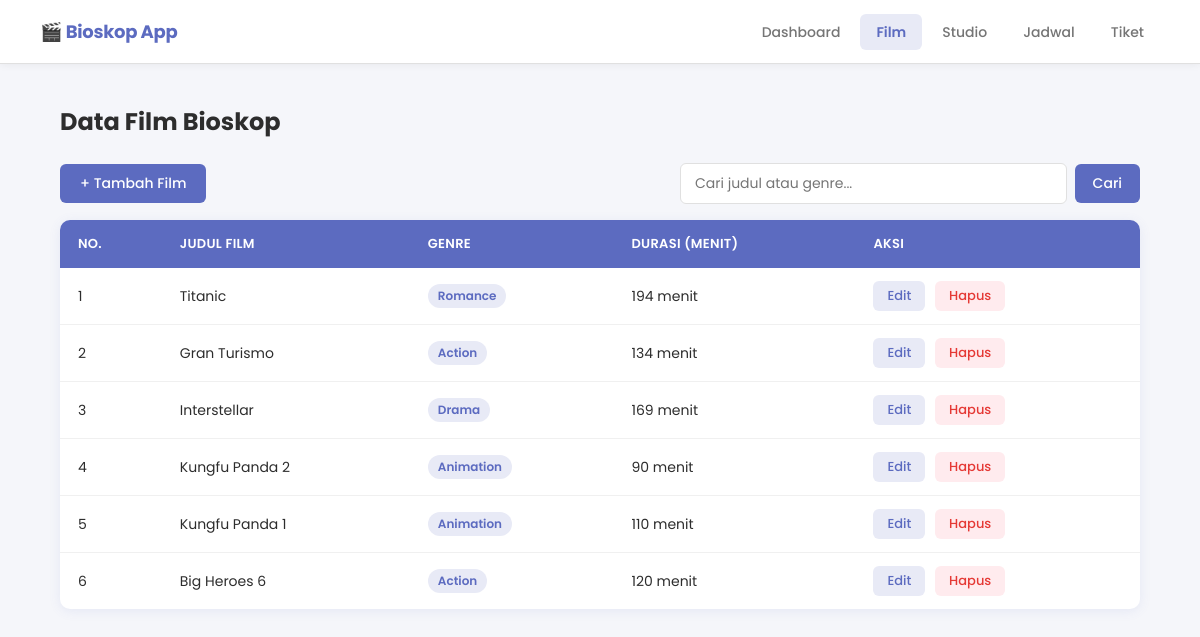
The page / on the database its author committed.
### tables this page shows
CREATE TABLE `film` (
  `id_film` int(11) NOT NULL,
  `judul` varchar(75) DEFAULT NULL,
  `genre` enum('Action','Comedy','Romance','Horror','Drama','Animation') DEFAULT NULL,
  `durasi` int(11) DEFAULT NULL,
  `poster` varchar(255) DEFAULT NULL
);

### index.php (the view, shortened to what this page needs)
<?php
include "koneksi.php";
$search = isset($_GET['search']) ? mysqli_real_escape_string($koneksi, $_GET['search']) : '';
if ($search) {
    $query = mysqli_query($koneksi, "SELECT * FROM film WHERE judul LIKE '%$search%' OR genre LIKE '%$search%'");
} else {
    $query = mysqli_query($koneksi, "SELECT * FROM film");
}
?>
<!DOCTYPE html>
<html lang="id">
<head>
    <link rel="stylesheet" href="style.css">
</head>
<body>
    <?php include "navbar.php"; ?>
    <div class="container">
        <h1>Data Film Bioskop</h1>
        <div class="toolbar">
            <a href="add.php">+ Tambah Film</a>
            <form method="GET" action="index.php" class="search-form">
                <input type="text" name="search" placeholder="Cari judul atau genre..." value="<?= htmlspecialchars($search) ?>">
                <button type="submit" class="btn-search">Cari</button>
            </form>
        </div>
        <table>
            <tr>
                <th>No.</th>
                <th>Judul Film</th>
                <th>Genre</th>
                <th>Durasi (menit)</th>
                <th>Aksi</th>
            </tr>
            <?php
            $no = 1;
            $count = mysqli_num_rows($query);
            if ($count == 0): ?>
            <tr><td colspan="5" style="text-align:center; color:#888;">Tidak ada data ditemukan.</td></tr>
            <?php else:
            while ($user = mysqli_fetch_assoc($query)) : ?>
            <tr>
                <td><?= $no++ ?></td>
                <td><?= htmlspecialchars($user['judul']) ?></td>
                <td><span class="badge"><?= htmlspecialchars($user['genre']) ?></span></td>
                <td><?= $user['durasi'] ?> menit</td>
                <td>
                    <a href="edit.php?id_film=<?= $user['id_film'] ?>">Edit</a>
                    <a href="action.php?id_film=<?= $user['id_film'] ?>" class="btn-delete" onclick="return confirm('Apakah kamu yakin ingin menghapus data?')">Hapus</a>
                </td>
            </tr>
            <?php endwhile; endif; ?>
        </table>
    </div>
</body>
</html>

### navbar.php
<nav class="navbar">
    <div class="nav-brand">🎬 Bioskop App</div>
    <ul class="nav-links">
        <li><a href="dashboard.php" <?= basename($_SERVER['PHP_SELF']) == 'dashboard.php' ? 'class="active"' : '' ?>>Dashboard</a></li>
        <li><a href="index.php" <?= basename($_SERVER['PHP_SELF']) == 'index.php' ? 'class="active"' : '' ?>>Film</a></li>
        <li><a href="studio.php" <?= basename($_SERVER['PHP_SELF']) == 'studio.php' ? 'class="active"' : '' ?>>Studio</a></li>
        <li><a href="jadwal.php" <?= basename($_SERVER['PHP_SELF']) == 'jadwal.php' ? 'class="active"' : '' ?>>Jadwal</a></li>
        <li><a href="tiket.php" <?= basename($_SERVER['PHP_SELF']) == 'tiket.php' ? 'class="active"' : '' ?>>Tiket</a></li>
    </ul>
</nav>

### style.css (style rules this page uses)
* { margin: 0; padding: 0; box-sizing: border-box; font-family: "Poppins", sans-serif; }
:root { --primary: #5C6BC0; --primary-dark:#3949AB; --primary-soft:#E8EAF6; --danger: #E53935; --danger-soft: #FFEBEE; --success: #43A047; --success-soft:#E8F5E9; --warning: #FB8C00; --warning-soft:#FFF3E0; --info: #039BE5; --info-soft: #E1F5FE; --text-main: #2D2D2D; --text-muted: #757575; --border: #E0E0E0; --bg: #F5F6FA; --white: #FFFFFF; --shadow: 0 2px 12px rgba(92,107,192,0.10); --radius: 10px; --radius-sm: 6px; }
body { background: var(--bg); color: var(--text-main); }
.navbar { background: var(--white); border-bottom: 1px solid var(--border); padding: 0 40px; display: flex; align-items: center; justify-content: space-between; height: 64px; position: sticky; top: 0; z-index: 100; box-shadow: 0 1px 8px rgba(0,0,0,0.06); }
.nav-brand { font-size: 18px; font-weight: 700; color: var(--primary); letter-spacing: -0.3px; }
.nav-links { list-style: none; display: flex; gap: 4px; }
.nav-links a { text-decoration: none; color: var(--text-muted); font-size: 14px; font-weight: 500; padding: 8px 16px; border-radius: var(--radius-sm); background: transparent; transition: background 0.15s, color 0.15s; }
.nav-links a.active { background: var(--primary-soft); color: var(--primary); font-weight: 600; }
.container { width: 90%; max-width: 1200px; margin: 40px auto 60px; }
h1 { font-size: 24px; font-weight: 700; color: var(--text-main); margin-bottom: 24px; }
.toolbar { display: flex; align-items: center; justify-content: space-between; gap: 16px; margin-bottom: 16px; flex-wrap: wrap; }
.toolbar > a { background: var(--primary); color: var(--white); padding: 9px 20px; border-radius: var(--radius-sm); text-decoration: none; font-size: 14px; font-weight: 500; white-space: nowrap; transition: background 0.15s; }
.search-form { display: flex; align-items: center; gap: 8px; flex: 1; max-width: 460px; }
.search-form input { flex: 1; padding: 9px 14px; border: 1px solid var(--border); border-radius: var(--radius-sm); font-size: 14px; outline: none; background: var(--white); color: var(--text-main); transition: border-color 0.15s, box-shadow 0.15s; margin: 0; width: auto; }
.btn-search { padding: 9px 18px; background: var(--primary); color: var(--white); border: none; border-radius: var(--radius-sm); font-size: 14px; font-weight: 500; cursor: pointer; white-space: nowrap; transition: background 0.15s; }
table { width: 100%; border-collapse: collapse; background: var(--white); border-radius: var(--radius); overflow: hidden; box-shadow: var(--shadow); margin-top: 8px; }
th { background: var(--primary); color: var(--white); padding: 14px 18px; text-align: left; font-size: 13px; font-weight: 600; letter-spacing: 0.3px; text-transform: uppercase; }
td { padding: 13px 18px; font-size: 14px; border-bottom: 1px solid #F0F0F0; color: var(--text-main); vertical-align: middle; }
tr:last-child td { border-bottom: none; }
.badge { display: inline-block; padding: 3px 10px; border-radius: 20px; font-size: 12px; font-weight: 600; background: var(--primary-soft); color: var(--primary); }
td a { display: inline-block; padding: 5px 14px; border-radius: var(--radius-sm); text-decoration: none; font-size: 13px; font-weight: 500; background: var(--primary-soft); color: var(--primary); margin-right: 6px; transition: background 0.15s, color 0.15s; }
td a.btn-delete { background: var(--danger-soft); color: var(--danger); margin-right: 0; }
input, select, textarea { width: 100%; margin: 8px 0; padding: 11px 14px; border: 1px solid var(--border); outline: none; border-radius: var(--radius-sm); font-size: 15px; font-family: "Poppins", sans-serif; color: var(--text-main); background: var(--white); transition: border-color 0.15s, box-shadow 0.15s; }

### rows shown on the page
film: judul "Titanic", genre "Romance", durasi "194"
film: judul "Gran Turismo", genre "Action", durasi "134"
film: judul "Interstellar", genre "Drama", durasi "169"
film: judul "Kungfu Panda 2", genre "Animation", durasi "90"
film: judul "Kungfu Panda 1", genre "Animation", durasi "110"
film: judul "Big Heroes 6", genre "Action", durasi "120"
